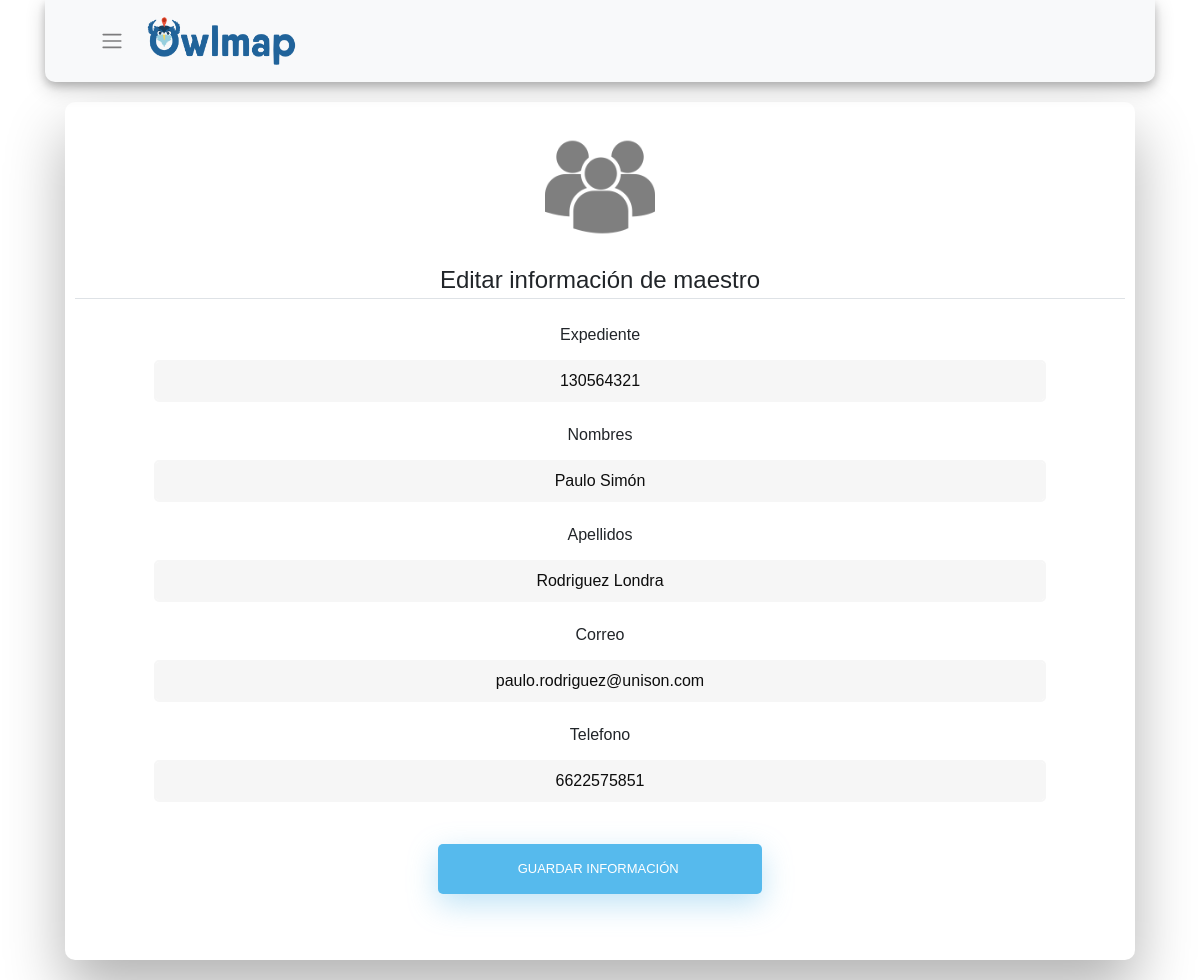
/editInfoMaestro/130564321 (signed in), run on the app's committed database.
### owlmap/models.py (models this page shows, shortened)
class Maestro(db.Model):
    exp = db.Column(db.Integer, primary_key=True)
    cubo = db.Column(db.Integer, db.ForeignKey('cubiculo.id'), nullable=False)
    nombres = db.Column(db.String(60), nullable=False)
    apellidos = db.Column(db.String(60), nullable=False)
    email = db.Column(db.String(120), unique=True, nullable=False)
    tel = db.Column(db.Integer)

### owlmap/routes.py (the view)
@app.route("/editInfoMaestro/<maestroID>",  methods=['GET', 'POST'])
@login_required
def editInfoMaestro(maestroID):
    maestro = Maestro.query.get(maestroID)
    form = RegistrationFormMaestro()
    cubiculos = Cubiculo.query.all()
    cuboinicial = Cubiculo.query.get(maestro.cubo)
    if cubiculos:
        form.cubo.data = request.form.get('comp_select')
    else:
        form.cubo.data = '--'
    if form.validate_on_submit():
        try:
            maestro.exp = form.exp.data
            maestro.cubo = form.cubo.data
            maestro.nombres = form.nombres.data
            maestro.apellidos = form.apellidos.data
            maestro.email = form.email.data
            maestro.tel = form.tel.data
            db.session.commit()
            flash('Información guardada correctamente', 'success')
            return redirect(url_for('displayInfoMaestros'))
        except:
            db.session.rollback()
            flash('Hubo un error al capturar la información de maestro', 'danger')
    elif request.method == 'GET':
        form.exp.data = maestro.exp
        form.nombres.data = maestro.nombres
        form.apellidos.data = maestro.apellidos
        form.email.data = maestro.email
        form.tel.data = maestro.tel
        form.cubo.data = maestro.cubo
    return render_template('addInfoMaestros.html', form=form, maestro=maestro,
                            title="Editar Información", legend='Editar información de maestro',
                            cubiculos=cubiculos, cuboinicial=cuboinicial)

### owlmap/forms.py
class RegistrationFormMaestro(FlaskForm):
    exp = StringField('Expediente', validators=[Length(min=8, max=12), DataRequired()],
            render_kw={"placeholder": "Expediente"})
    cubo = StringField('Cubiculo', validators=[DataRequired()],
            render_kw={"placeholder": "Cubículo"})
    nombres = StringField('Nombres', validators=[DataRequired()],
            render_kw={"placeholder": "Nombres"})
    apellidos = StringField('Apellidos', validators=[DataRequired()],
            render_kw={"placeholder": "Apellidos"})
    email = StringField('Correo', validators=[Length(min=5, max=60), DataRequired()],
            render_kw={"placeholder": "Correo electrónico"})
    tel = StringField('Telefono', validators=[Length(min=7, max=16), DataRequired()],
            render_kw={"placeholder": "Número de teléfono"})
    submit = SubmitField('Guardar información ')

### owlmap/models.py (called while the page is built)
@login_manager.user_loader
def load_user(user_id):
    return User.query.get(int(user_id))

### owlmap/templates/addInfoMaestros.html (shortened to what this page needs)
{% extends "layout.html" %}
{% block content %}
<div class="container">
  <div class="wrapperAdd fadeInDown">
    <div id="formContentEdit">
      <div class="fadeIn first">
        <img src="{{ url_for('static', filename='images/maestros.png') }}" height="150" width="150" align="middle" style="padding: 20px; opacity: 0.5" >
      </div>
      <div class="content-section">
        <form method="POST" action="">
          <fieldset class="form-group">
            <legend class="border-bottom mb-4">{{ legend }}</legend>
            <div class="form-group">
              {{ form.exp.label(class="form-control-label")}}
              <br>
              {% if form.exp.errors %}
              {{ form.exp(class="form-control form-control-lg is-invalid")}}
              <div class="invalid-feedback">
                {% for error in form.exp.errors %}
                <span>{{error}}</span>
                {% endfor %}
              </div>
              {%else %}
              {{ form.exp(class="form-control form-control-lg", pattern="[0-9]{8,12}" )}}
              {% endif %}
            </div>
            <div class="form-group">
              {{ form.nombres.label(class="form-control-label")}}
              <br>
              {% if form.nombres.errors %}
              {{ form.nombres(class="form-control form-control-lg is-invalid")}}
              <div class="invalid-feedback">
                {% for error in form.nombres.errors %}
                <span>{{error}}</span>
                {% endfor %}
              </div>
              {%else %}
              {{ form.nombres(class="form-control form-control-lg", maxlength="60")}}
              {% endif %}
            </div>
            <div class="form-group">
              {{ form.apellidos.label(class="form-control-label")}}
              <br>
              {% if form.apellidos.errors %}
              {{ form.apellidos(class="form-control form-control-lg is-invalid")}}
              <div class="invalid-feedback">
                {% for error in form.apellidos.errors %}
                <span>{{error}}</span>
                {% endfor %}
              </div>
              {%else %}
              {{ form.apellidos(class="form-control form-control-lg", maxlength="60")}}
              {% endif %}
            </div>
            <div class="form-group">
              {{ form.email.label(class="form-control-label")}}
              <br>
              {% if form.email.errors %}
              {{ form.email(class="form-control form-control-lg is-invalid")}}
              <div class="invalid-feedback">
                {% for error in form.email.errors %}
                <span>{{error}}</span>
                {% endfor %}
              </div>
              {%else %}
              {{ form.email(class="form-control form-control-lg", pattern="[a-z0-9._%+-]+@[a-z0-9.-]+\.[a-z]{2,4}$" )}}
              {% endif %}
            </div>
            <div class="form-group">
              {{ form.tel.label(class="form-control-label")}}
              <br>
              {% if form.tel.errors %}
              {{ form.tel(class="form-control form-control-lg is-invalid")}}
              <div class="invalid-feedback">
                {% for error in form.tel.errors %}
                <span>{{error}}</span>
                {% endfor %}
              </div>
              {%else %}
              {{ form.tel(class="form-control form-control-lg", pattern="[0-9]{8,16}")}}
              {% endif %}
            </div>
          </fieldset>
          <div class="form-group">
            {{form.submit(class="btn btn-outline-info")}}
          </div>
        </form>
      </div>
    </div>
  </div>
</div>
{% endblock content %}

### data on the page
Maestro: exp "130564321", nombres "Paulo Simón", apellidos "Rodriguez Londra", email "paulo.rodriguez@unison.com", tel "6622575851"

### other printed values
{{ legend }} "Editar información de maestro"
